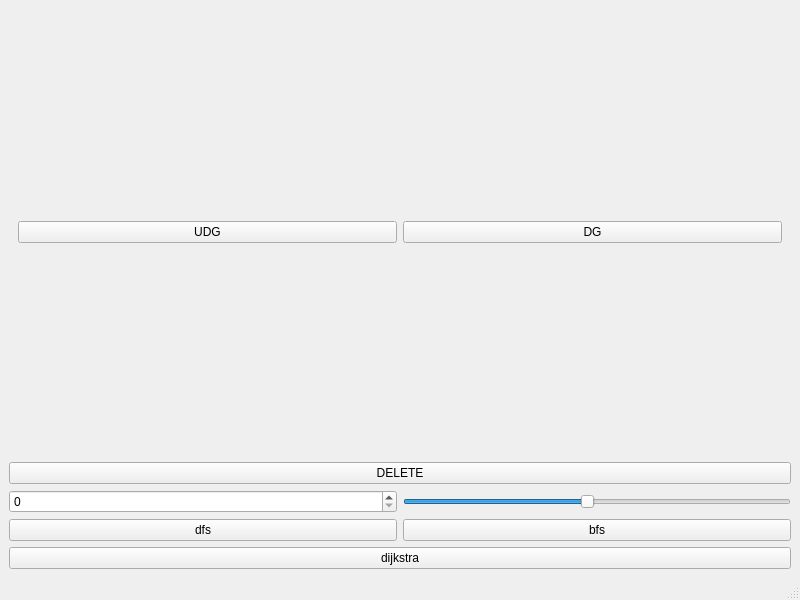
<?xml version="1.0" encoding="UTF-8"?>
<ui version="4.0">
 <class>MainWindow</class>
 <widget class="QMainWindow" name="MainWindow">
  <property name="geometry">
   <rect>
    <x>0</x>
    <y>0</y>
    <width>800</width>
    <height>600</height>
   </rect>
  </property>
  <property name="windowTitle">
   <string>MainWindow</string>
  </property>
  <widget class="QWidget" name="centralwidget">
   <layout class="QGridLayout" name="gridLayout">
    <item row="3" column="0">
     <widget class="QSpinBox" name="spinBox">
      <property name="maximum">
       <number>9999</number>
      </property>
     </widget>
    </item>
    <item row="7" column="0" colspan="2">
     <widget class="QPushButton" name="dijkstra">
      <property name="text">
       <string>dijkstra</string>
      </property>
     </widget>
    </item>
    <item row="1" column="0" colspan="2">
     <widget class="QPushButton" name="del">
      <property name="text">
       <string>DELETE</string>
      </property>
     </widget>
    </item>
    <item row="0" column="0" colspan="2">
     <widget class="QWidget" name="canvas" native="true">
      <layout class="QHBoxLayout" name="horizontalLayout_2">
       <item>
        <layout class="QHBoxLayout" name="canvasLayout">
         <item>
          <widget class="QPushButton" name="UDG">
           <property name="text">
            <string>UDG</string>
           </property>
          </widget>
         </item>
         <item>
          <widget class="QPushButton" name="DG">
           <property name="text">
            <string>DG</string>
           </property>
          </widget>
         </item>
        </layout>
       </item>
      </layout>
     </widget>
    </item>
    <item row="6" column="1">
     <widget class="QPushButton" name="pushButton_2">
      <property name="text">
       <string>bfs</string>
      </property>
     </widget>
    </item>
    <item row="6" column="0">
     <widget class="QPushButton" name="pushButton">
      <property name="text">
       <string>dfs</string>
      </property>
     </widget>
    </item>
    <item row="3" column="1">
     <widget class="QSlider" name="horizontalSlider">
      <property name="sizePolicy">
       <sizepolicy hsizetype="Preferred" vsizetype="Fixed">
        <horstretch>0</horstretch>
        <verstretch>0</verstretch>
       </sizepolicy>
      </property>
      <property name="minimum">
       <number>10</number>
      </property>
      <property name="maximum">
       <number>200</number>
      </property>
      <property name="value">
       <number>100</number>
      </property>
      <property name="orientation">
       <enum>Qt::Horizontal</enum>
      </property>
     </widget>
    </item>
   </layout>
  </widget>
  <widget class="QMenuBar" name="menubar">
   <property name="geometry">
    <rect>
     <x>0</x>
     <y>0</y>
     <width>800</width>
     <height>34</height>
    </rect>
   </property>
  </widget>
  <widget class="QStatusBar" name="statusbar"/>
 </widget>
 <resources/>
 <connections/>
</ui>
